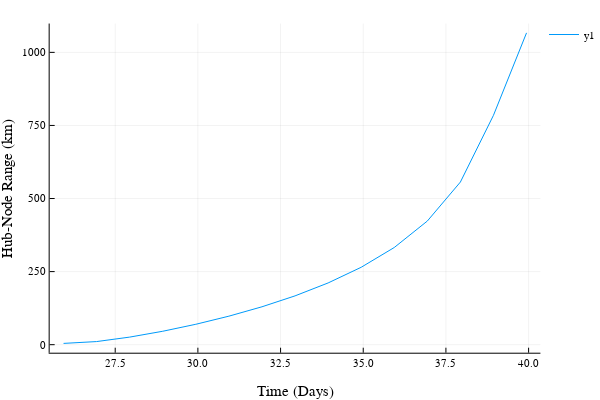

The code cell stored with this chart in its notebook:
### Code cell
r = zeros(length(t_samp));
for k = 1:length(t_samp)
    r[k] = 1000*norm(node_soln[k][1:3] - hub_soln[k][1:3]);
end
plot(t_samp,r, xlabel="Time (Days)", ylabel="Hub-Node Range (km)")

### Figure 1 — Plotly figure (JSON) as saved in the notebook; plotly's stock layout.template omitted (floating-point values rounded to 4 significant figures)
{"data": [{"colorbar": {"title": ""}, "hoverinfo": "text", "legendgroup": "y1", "line": {"color": "rgba(0, 154, 250, 1.000)", "dash": "solid", "shape": "linear", "width": 1}, "mode": "lines", "name": "y1", "showlegend": true, "text": [null, null, null, null, null, null, null, null, null, null, null, null, null, null, null], "type": "scatter", "x": [25.94, 26.94, 27.94, 28.94, 29.94, 30.94, 31.94, 32.94, 33.94, 34.94, 35.94, 36.94, 37.94, 38.94, 39.94], "xaxis": "x1", "y": [4.396, 10.64, 25.91, 45.92, 69.8, 97.54, 129.6, 167.0, 211.2, 264.8, 332.4, 422.9, 556.4, 784.6, 1067.0], "yaxis": "y1"}], "layout": {"annotations": [], "height": 400, "legend": {"bgcolor": "rgba(255, 255, 255, 1.000)", "bordercolor": "rgba(0, 0, 0, 1.000)", "font": {"color": "rgba(0, 0, 0, 1.000)", "family": "sans-serif", "size": 11}, "tracegroupgap": 0, "x": 1, "y": 1}, "margin": {"b": 20, "l": 0, "r": 0, "t": 20}, "paper_bgcolor": "rgba(255, 255, 255, 1.000)", "plot_bgcolor": "rgba(255, 255, 255, 1.000)", "showlegend": true, "width": 600, "xaxis": {"anchor": "y1", "domain": [0.09128, 0.9934], "gridcolor": "rgba(0, 0, 0, 0.100)", "gridwidth": 0.5, "linecolor": "rgba(0, 0, 0, 1.000)", "mirror": false, "range": [25.52, 40.36], "showgrid": true, "showline": true, "showticklabels": true, "tickangle": 0, "tickcolor": "rgb(0, 0, 0)", "tickfont": {"color": "rgba(0, 0, 0, 1.000)", "family": "sans-serif", "size": 11}, "tickmode": "array", "ticks": "inside", "ticktext": ["27.5", "30.0", "32.5", "35.0", "37.5", "40.0"], "tickvals": [27.5, 30, 32.5, 35, 37.5, 40], "title": "Time (Days)", "titlefont": {"color": "rgba(0, 0, 0, 1.000)", "family": "sans-serif", "size": 15}, "type": "-", "visible": true, "zeroline": false, "zerolinecolor": "rgba(0, 0, 0, 1.000)"}, "yaxis": {"anchor": "x1", "domain": [0.07581, 0.9902], "gridcolor": "rgba(0, 0, 0, 0.100)", "gridwidth": 0.5, "linecolor": "rgba(0, 0, 0, 1.000)", "mirror": false, "range": [-27.47, 1099.0], "showgrid": true, "showline": true, "showticklabels": true, "tickangle": 0, "tickcolor": "rgb(0, 0, 0)", "tickfont": {"color": "rgba(0, 0, 0, 1.000)", "family": "sans-serif", "size": 11}, "tickmode": "array", "ticks": "inside", "ticktext": ["0", "250", "500", "750", "1000"], "tickvals": [0, 250, 500, 750, 1000], "title": "Hub-Node Range (km)", "titlefont": {"color": "rgba(0, 0, 0, 1.000)", "family": "sans-serif", "size": 15}, "type": "-", "visible": true, "zeroline": false, "zerolinecolor": "rgba(0, 0, 0, 1.000)"}}}
